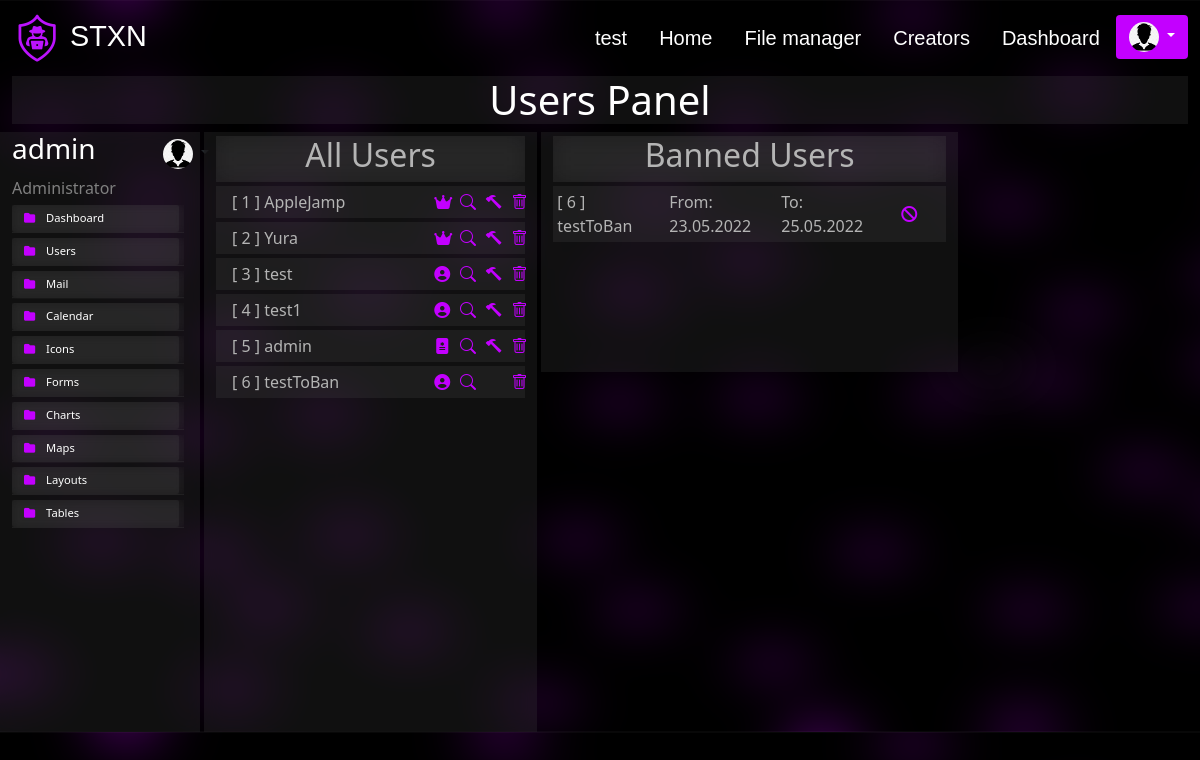
The page /adminPanel/users.php (signed in) on the database as committed earlier.
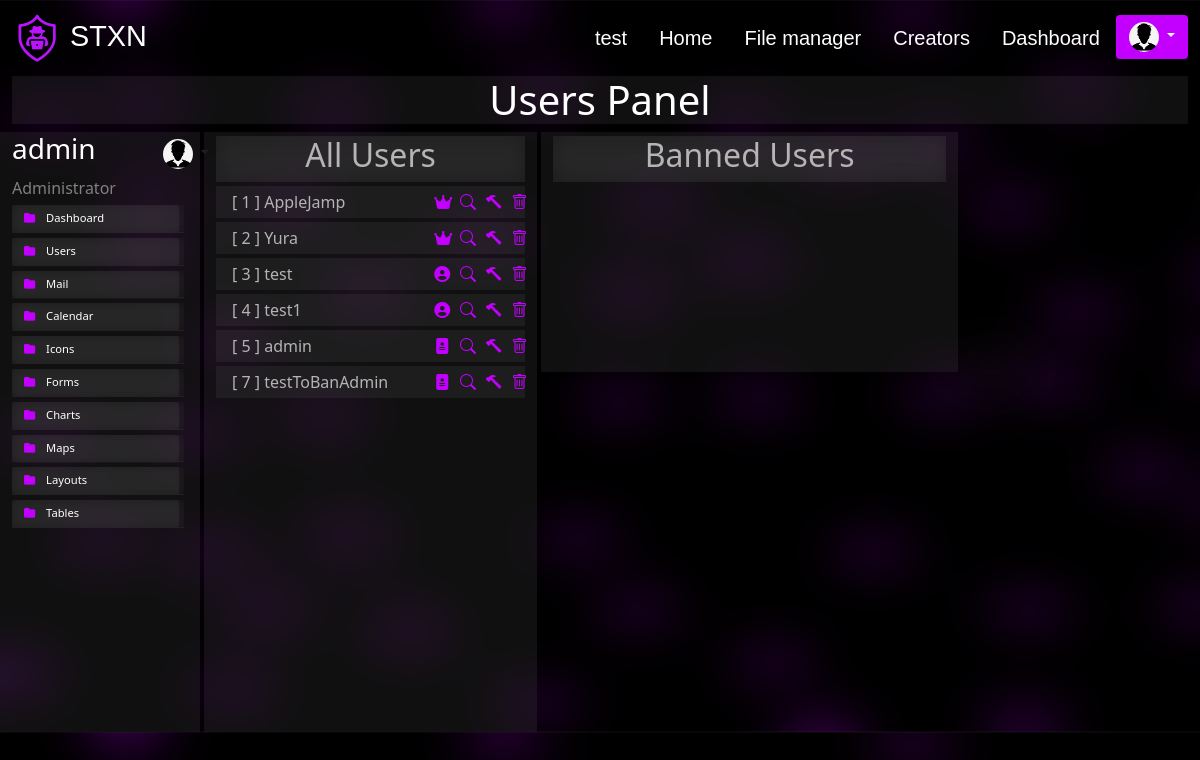
The same page on the database as committed later.
### tables this page shows
CREATE TABLE `user` (
  `uid` int(10) UNSIGNED NOT NULL,
  `username` varchar(255) NOT NULL,
  `password` varchar(256) NOT NULL,
  `email` varchar(255) NOT NULL,
  `image_path` varchar(255) NOT NULL DEFAULT 'images/noavatar.png',
  `admin` tinyint(1) NOT NULL DEFAULT 0
);

CREATE TABLE `banneduser` (
  `uid` int(10) UNSIGNED NOT NULL,
  `from_date` date NOT NULL,
  `to_date` date NOT NULL,
  `reason` varchar(255) DEFAULT NULL
);

### adminPanel/users.php (the view, shortened to what this page needs)
<?php
include '../funkce.php';
include  'adminPanelFunctions.php';
html_start("Admin", "../css/style");
nav();
echo
'
        <div class="container-fluid ">
            <div class="container-fluid" id="adminPanelHeader">
                <h1>Users Panel</h1>
            </div>
            <div class="row">';
adminSidebar();
?>
<div class="col-10">
    <div class="row">
        <div class="col-4 ms-1 userLists" style="background-color: rgba(83, 83, 83, 0.2); backdrop-filter: blur(10px); height: 75vh; overflow-y: auto">
            <span class="d-flex justify-content-center mt-1" style="background-color: rgba(83, 83, 83, 0.2); backdrop-filter: blur(10px);">
                <h2>All Users</h2>
            </span>
            <?php listAllUsers(); ?>
        </div>
        <div class="col-5 ms-1" style="background-color: rgba(83, 83, 83, 0.2); backdrop-filter: blur(10px); height: 30vh; overflow-y: auto">
            <div class="column">
                <div>
                    <span class="d-flex justify-content-center mt-1" style="background-color: rgba(83, 83, 83, 0.2); backdrop-filter: blur(10px);">
                        <h2>Banned Users</h2>
                    </span>
                    <?php listAllBannedUsers(); ?>
                </div>
            </div>
        </div>
    </div>
</div>
<?php
echo '      </div>
        </div>';
html_end();
function userListsListUser($userId, $userUsername, $userAdmin)
{
    if (is_admin($_SESSION["UID"]) == 2)
    {
        echo
        '
                <div class="mt-1 userList" >
                    <div class="row" style="width: 100%; margin: 0;">
                        <span class="col-8">
                            <p class="m-0 p-1 col" style="overflow-x: hidden">[ ' . $userId . ' ] ' . $userUsername . '</p>
                        </span>
                        <span class="col-4 d-flex align-content-center flex-wrap">
                            <div class="row">
                                <span class="col-3">';
        if ($userAdmin)
        {
            if ($userAdmin == 1)
            {
                echo '      <a href="/handlers/demoteFromAdmin.php?uid=' . $userId . '" title="Admin --> Casual User"><i class="bi bi-file-medical-fill"></i></a>';
            }
            if ($userAdmin == 2)
            {
                echo '      <a href="" style="cursor: default" title="Owner"><i class="fas fa-crown"></i></a>';
            }
        }
        else
        {
            echo '      <a href="/handlers/promoteToAdmin.php?uid=' . $userId . '" title="Casual User --> Admin"><i class="fa-solid fa-circle-user"></i></a>';
        }
        echo
        '                  </span>
                                <span class="col-3">
                                    <a href="#" tittle="Search User"><i class="bi bi-search"></i></a>
                                </span>
                                <span class="col-3">';
        if (!is_banned($userId))
        {
            echo ' <a href="/handlers/banUser.php?uid=' . $userId . '" tittle="Ban User"><i class="bi bi-hammer col"></i></a>';
        }
        echo '                  </span>
                                <span class="col-3">
                                    <a href="/handlers/deleteUser.php?uid=' . $userId . '" tittle="Delete User"><i class="bi bi-trash"></i></a>
                                </span>
                            </div>
                        </span>
                    </div>
                </div>
        ';
    }
    else
    {
        echo
        '
                <div class="mt-1 userList" style="">
                    <div class="row" style="width: 100%; margin: 0;">
                        <span class="col-8">
                            <p class="m-0 p-1 col" style="overflow-x: hidden">[ ' . $userId . ' ] ' . $userUsername . '</p>
                        </span>
                        <span class="col-4 d-flex align-content-center flex-wrap">
                            <div class="row">
                                <span class="col-3">';
        if ($userAdmin)
        {
            if ($userAdmin == 1)
            {
                echo '      <a href="" style="cursor: default" title="Admin"><i class="bi bi-file-medical-fill"></i></a>';
            }
            if ($userAdmin == 2)
            {
                echo '      <a href="" style="cursor: default" title="Owner"><i class="fas fa-crown"></i></a>';
            }
        }
        else
        {
            echo '          <a href="" style="cursor: default" title="Casual User"><i class="fa-solid fa-circle-user"></i></a>';
        }
        echo '                  </span>
                                <span class="col-3">
                                    <a href="#" tittle="Search User"><i class="bi bi-search"></i></a>
                                </span>
                                <span class="col-3">';
        if (!is_banned($userId))
        {
            echo '<a href="/handlers/banUser.php?uid=' . $userId . '" tittle="Ban User"><i class="bi bi-hammer col"></i></a>';
        }
        echo '                  </span>
                                <span class="col-3">
                                    <a href="/handlers/deleteUser.php?uid=' . $userId . '" tittle="Delete User"><i class="bi bi-trash"></i></a>
                                </span>
                            </div>
                        </span>
                    </div>
                </div>
        ';
    }
}
function listAllUsers()
{
    $con = db_connection();
    $query = "SELECT uid, username, admin FROM user;";
    $result = mysqli_query($con, $query);
    for ($i = 0; $i < mysqli_num_rows($result); $i++)
    {
        $row = mysqli_fetch_assoc($result);
        userListsListUser($row["uid"], $row["username"], $row["admin"]);
    }
}
function bannedListListUser($userId, $userUsername, $from_date, $to_date)
{
    echo '
    <div class="mt-1 userList" style="">
        <div class="row" style="width: 100%; margin: 0;">
            <span class="col-11 row">
                <p class="m-0 p-1 col-4" style="overflow-x: hidden">[ ' . $userId . ' ] ' . $userUsername . '</p>
                <p class="m-0 p-1 col-4" style="overflow-x: hidden">From: ' . date_formatted($from_date) . '</p>
                <p class="m-0 p-1 col-4" style="overflow-x: hidden">To: ' . date_formatted($to_date) . '</p>
            </span>
            <span class="col-1 d-flex align-content-center flex-wrap">
                <div class="row">
                    <span class="col-3">
                    </span>
                    <span class="col-3">
                    </span>
                    <span class="col-3">
                    </span>
                    <span class="col-3">
                        <a href="/handlers/unBanUser.php?uid='.$userId.'"><i class="fa-solid fa-ban"></i></a>
                    </span>
                </div>
            </span>
        </div>
    </div>
    ';
}
function listAllBannedUsers()
{
    $con = db_connection();
    $query = "SELECT bu.uid, u.username, bu.from_date, bu.to_date FROM banneduser bu INNER JOIN user u USING(uid);";
    $result = mysqli_query($con, $query);
    for ($i = 0; $i < mysqli_num_rows($result); $i++)
    {
        $row = mysqli_fetch_assoc($result);
        bannedListListUser($row["uid"], $row["username"], $row["from_date"], $row["to_date"]);
    }
}

### funkce.php (shortened to what this page needs)
<?php
function db_connection()
{
    $connection = mysqli_init();
    return $connection;
}
function navbar_profile_image()
{
    $con = db_connection();
    $query = "SELECT image_path FROM user WHERE username='" . $_SESSION["USERNAME"] . "'";
    $result = mysqli_query($con, $query);
    return mysqli_fetch_array($result)[0];
}
function is_admin($uid)
{
    $con = db_connection();
    $query = "SELECT admin FROM user WHERE uid='" . $uid . "'";
    $result = mysqli_query($con, $query);
    return mysqli_fetch_array($result)[0];
}
function is_banned($uid)
{
    $con = db_connection();
    $query = "SELECT uid FROM banneduser WHERE uid='" . $uid . "'";
    $result = mysqli_query($con, $query);
    if (mysqli_num_rows($result) > 0)
    {
        return 1;
    }
    else
    {
        return 0;
    }
}
function nav()
{
    if (isset($_SESSION["USERNAME"]) && isset($_SESSION["UID"]))
    {
        navbar_logged();
    }
    else
    {
        navbar();
    }
}
function navbar_logged()
{
    echo
    '
        <nav class="sticky-top">
            <div class="container-fluid nav-bar-content" id="nav-bar">
                <div class="navbar">
                    <a href="/" class="navbar-brand">
                        <img src="/images/system/SpectixenNetwork_logo_bez_pozadi_400x400.png" alt="" class="logo">
                        <span class="navbar-text">STXN</span>
                    </a>
                    <ul class="nav justify-content-center">
                        <li class="nav-item">
                            <a href="/test.php" class="nav-link">test</a>
                        </li>
                        <li class="nav-item">
                            <a href="/index.php" class="nav-link">Home</a>
                        </li>
                        <li class="nav-item">
                            <a href="/fileManager.php" class="nav-link">File manager</a>
                        </li>
                        <li class="nav-item">
                            <a href="/creators.php" class="nav-link">Creators</a>
                        </li>';
    if (is_admin($_SESSION["UID"]))
    {
        echo
        '
            <li class="nav-item">
                <a href="/adminPanel/dashboard.php" class="nav-link">Dashboard</a>
            </li>
        ';
    }
    echo '
                        <div class="dropdown">
                            <button type="button" class="btn dropdown-toggle" data-bs-toggle="dropdown" id="dropdownButton">
                                <img src="/user/' . $_SESSION["UID"] . "/" . navbar_profile_image() . '" width="30" height="30" class="rounded-circle">
                            </button>
                            <ul class="dropdown-menu" id="dropdownMenuList">
                                <div class="container">
                                    <li id="dropdownMenuContent" <div class="form-check form-switch">
                                        <input class="form-check-input" type="checkbox" id="mySwitch" name="darkmode" value="yes" checked>
                                        <label class="form-check-label" for="mySwitch">Dark mode</label>
                                    </li>
                                </div>
                                <li><a class="dropdown-item" id="dropdownMenuContent" href="/profile.php"><i class="bi bi-person"></i>  Profile</a></li>
                                <li><a class="dropdown-item" id="dropdownMenuContent" href="/settings.php"><i class="bi bi-gear"></i>  Settings</a></li>
                                <li>
                                    <hr class="dropdown-divider"><a class="dropdown-item" id="dropdownMenuContent" href="/handlers/logout.php"><i class="bi bi-box-arrow-in-right"></i>  Log out</a></hr>
                                </li>
                        </div>
                    </ul>
                </div>
            </div>
        </nav>
    ';
}
function html_start($title, $css_file_pathname_1, $css_file_pathname_2 = "", $css_file_pathname_3 = "")
{
    echo '
    <!DOCTYPE html>
    <html lang="en">
    <head>
        <meta charset="UTF-8">
        <meta name="viewport" content="width=device-width, initial-scale=1">
        <link rel="shortcut icon" href="/images/system/SpectixenNetwork_logo_bez_pozadi_400x400.png" type="image/x-icon">
        <link href="https://cdn.jsdelivr.net/npm/bootstrap@5.1.3/dist/css/bootstrap.min.css" rel="stylesheet">
        <script src="https://cdn.jsdelivr.net/npm/bootstrap@5.1.3/dist/js/bootstrap.bundle.min.js"></script>
        <link rel="stylesheet" href="https://cdn.jsdelivr.net/npm/bootstrap-icons@1.8.1/font/bootstrap-icons.css">
        <script src="https://kit.fontawesome.com/2f73e7245a.js"></script>
        <link rel="stylesheet" href="path/to/font-awesome/css/font-awesome.min.css">
        <link rel="stylesheet" href="/' . $css_file_pathname_1 . '.css">';
    echo '
            <title>Spectixen Network | ' . $title . '</title>
        </head>
        <body>
    ';
}
function html_end()
{
    echo '
        </body>
    </html>
    ';
}
function date_formatted($dateFromDB)
{
    $date = explode("-", $dateFromDB);
    $format = $date[2] . "." . $date[1] . "." . $date[0];
    return $format;
}

### adminPanel/adminPanelFunctions.php (shortened to what this page needs)
<?php
function adminSidebar()
{
    echo
    '
        <div class="container col-2 " id="adminSidebarContainer">
            <nav id="adminSidebar">
                <div class="adminSidebarHeader">
                    <div class="row" style="margin-bottom: 0;">
                        <h3 id="administratorNicknameHeader" class="col-9">' . $_SESSION["USERNAME"] . '</h3>
                        <div class="btn dropdown-toggle col-3">
                            <img src="' . $GLOBALS["relativeUserDirPath"] . navbar_profile_image() . '" width="30" height="30" class="rounded-circle">
                        </div>
                    </div>
                    <p id="administratorNicknameFooter" style="color: gray;">Administrator</p>
                </div>
                <ul class="folder-list" style="padding-left: 0; padding-right: 0.5vh; padding-bottom: 100%">
                    <li><a href="/adminPanel/dashboard.php"><i class="fa fa-folder"></i> Dashboard</a></li>
                    <li><a href="/adminPanel/users.php"><i class="fa fa-folder"></i> Users</a></li>
                    <li><a href=""><i class="fa fa-folder"></i> Mail</a></li>
                    <li><a href=""><i class="fa fa-folder"></i> Calendar</a></li>
                    <li><a href=""><i class="fa fa-folder"></i> Icons</a></li>
                    <li><a href=""><i class="fa fa-folder"></i> Forms</a></li>
                    <li><a href=""><i class="fa fa-folder"></i> Charts</a></li>
                    <li><a href=""><i class="fa fa-folder"></i> Maps</a></li>
                    <li><a href=""><i class="fa fa-folder"></i> Layouts</a></li>
                    <li><a href=""><i class="fa fa-folder"></i> Tables</a></li>
                </ul>
            </nav>
        </div>
    ';
}

### css/style.css (style rules this page uses)
html { scroll-behavior: smooth; }
.logo { width: 50px; }
.nav-bar-content a { text-decoration: none; color: #ffff; font-size: 1.8em; font-family: fantasy, Arial, Helvetica, sans-serif; }
h1 { color: white; }
a { text-decoration: none; }
.nav-item .nav-link { color: #ffff; font-size: 20px; font-family: fantasy, Arial, Helvetica, sans-serif; }
body { background-image: url(/images/system/background.png); background-size: cover; color: #b4b4b4; overflow-x: hidden; }
#dropdownButton { background-color: #c300ff; color: #ffff; }
.folder-list li a { font-size: 0.7em; text-decoration: none; background-color: rgba(83, 83, 83, 0.2); backdrop-filter: blur(5px); padding: 5px 12px; color: #ffff; border-radius: 2px; margin-right: 5px; margin-top: 5px; display: block; }
.folder-list li { border-bottom: 1px solid rgba(83, 83, 83, 0.2); backdrop-filter: blur(5px); display: block; }
.folder-list li i { margin-right: 8px; color: #c300ff; }
#adminSidebarContainer { text-align: left; background-color: rgba(83, 83, 83, 0.2); backdrop-filter: blur(10px); }
#adminSidebar { color: #ffff; background-color: transparent; text-decoration: none; text-align: left; }
#adminPanelHeader { text-align: center; background-color: rgba(83, 83, 83, 0.2); backdrop-filter: blur(10px); margin: 0; }
#administratorNicknameHeader { color: #ffff; }
#administratorNicknameFooter { margin: 0; padding: 0; }
.userList { background-color: rgba(83, 83, 83, 0.2); }
.userList a { text-decoration: none; color: #c300ff; }

Rows that differ between the two databases and show on the page:
removed user: uid "6", username "testToBan", admin 0 (drawn)
removed banneduser: uid "6", uid.username "testToBan", from_date "23.05.2022", to_date "25.05.2022"
added user: uid "7", username "testToBanAdmin", admin 1 (drawn)
